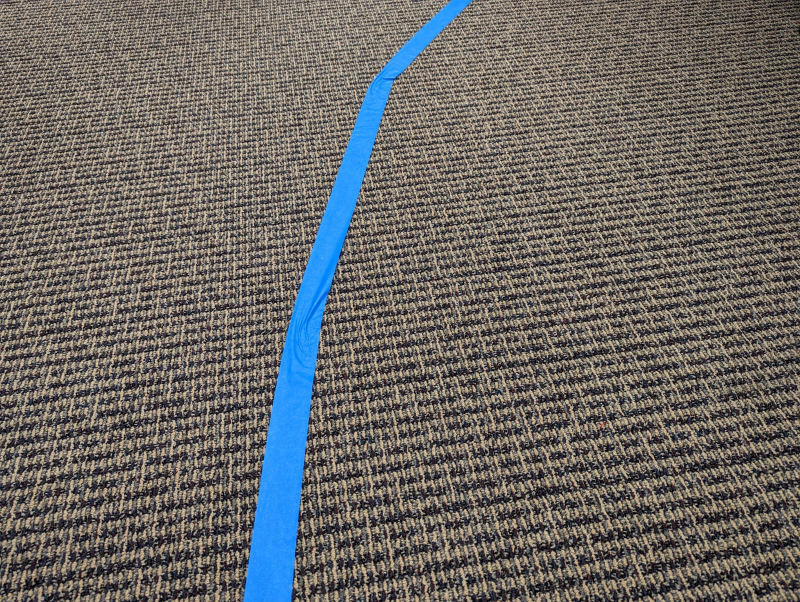
//> input picture LineFollower/line1.jpeg, 1600 x 1204 px (shown at 1/2 size)
$ ./main   (built with g++ and OpenCV 4)
//> lines starting //> are read from the running program, lines starting //| are printed output that depends on the picture; after the words box and inside, x2 and y2 are one past the last pixel; in counts of white or black regions, pixels touching at a corner belong together
#include <iostream>
#include <opencv2/opencv.hpp>
#include <vector>

#define KEY_ESC 27

using Pixel = cv::Vec<uchar, 3>; // G,B,R

uchar gray(Pixel p) {
    return 0.3*p[2] + 0.59*p[1] + 0.11*p[0];
}

void plotRow(cv::Mat &image, std::vector<uchar> row_colors, int y, float scale, cv::Scalar color) {
    std::vector<cv::Point> points;
    for (int x = 0; x < row_colors.size(); ++x)
        points.push_back( cv::Point(x, y - scale*row_colors[x]) );
    cv::polylines(image, points, false, color, 2);
}

int main(int argc, char** argv) {
    // Load image from command line arguments
    std::string filename;
    if (argc >= 2)
        filename = argv[argc-1];
    else
        filename = "../line1.jpeg";
    // Load image from file
    const cv::Mat image = cv::imread(filename);
//> image is the input picture: 1204 rows x 1600 cols, CV_8UC3; mean B, G, R 101, 104.3, 107.6
    if (image.empty()) {
        std::cout << "Image '" << filename << "' not found!" << std::endl;
        return -1;
    }
    // Check the if image type is compatible with CV_8UC3
    std::string type = cv::typeToString( image.type() );
//> type = "CV_8UC3"
    std::cout << type << std::endl
              << image.rows << "x" << image.cols
              << std::endl;
//| CV_8UC3
//| 1204x1600
    if (type != "CV_8UC3") {
        std::cout << "Ops, format '" << type << "' not supported!" << std::endl;
        return 1;
    }
    // Show image
    // cv::imshow("EML4840", image);
    // Create windows with trackbar
    cv::namedWindow("EML6805");
    // Trackers
    int track_row = 70;     // Percentage
    int track_scale = 40;   // Percentage
    int track_resize = 100;
    cv::createTrackbar("Row", "EML6805", &track_row, 100);
    cv::createTrackbar("Scale", "EML6805", &track_scale, 100);
    cv::createTrackbar("resize", "EML6805", &track_resize, 100);
    // Menu
    bool show_red = true;
    bool show_blue = true;
    bool show_green = true;
    bool show_gray = true;
    std::cout << "Press:" << std::endl
              << "s            : to save image" << std::endl
              << "r, g, b, or k: to show colors" << std::endl
              << "q or ESC     : to quit" << std::endl;
    // Create vectors to store the graphs
    std::vector<uchar> r, g, b, k;
    // Run until 'q' is pressed...
    bool running = true;
    while( running ) {
        // Clear colors
        r.clear();
        g.clear();
        b.clear();
        k.clear();
        // Update scale
        float scale = 0.01*track_scale;
        // Pixel scanine
        int y = 0.01*track_row*(image.rows-1);
//> y = 842
        for (int x = 0; x < image.cols; ++x ) {
            Pixel pixel = image.at<Pixel>( cv::Point(x, y) );
            r.push_back( pixel[2] );
            g.push_back( pixel[1] );
            b.push_back( pixel[0] );
            k.push_back( gray(pixel) );
        }
//> this loop made 1600 passes
//> pixel on passes 1 to 3: [132, 139, 136], [129, 134, 132], [104, 105, 103]
//> after the loop, r = 1600 values, max 240 at index 643, min 0 at index 135, mean 102.6; g = 1600 values, max 226 at index 643, min 0 at index 135, mean 100.4; b = 1600 values, max 255 at index 543, min 0 at index 269, mean 98.45; k = 1600 values, max 227 at index 643, min 0 at index 269, mean 100.4
        // clone image and keep the orginal for processing!
        cv::Mat canvas = image.clone();
        if (show_red)   plotRow(canvas, r, y, scale, cv::Scalar(0,0,255));
//> after the loop in plotRow, `for (int x = 0; x < row_colors.size(); ++x)`: points = 1600 Points (x, y), first 12: [0, 787], [1, 789], [2, 800], [3, 814], [4, 813], [5, 799], [6, 784], [7, 774], [8, 764], [9, 766], [10, 793], [11, 822]
        if (show_green) plotRow(canvas, g, y, scale, cv::Scalar(0,255,0));
        if (show_blue)  plotRow(canvas, b, y, scale, cv::Scalar(255,0,0));
        if (show_gray)  plotRow(canvas, k, y, scale, cv::Scalar(0,0,0));
//> call 4 of plotRow, with y = 842, scale = 0.4, color = Scalar(0)
//> after the loop in plotRow (call 4), `for (int x = 0; x < row_colors.size(); ++x)`: points = 1600 Points (x, y), first 12: [0, 787], [1, 789], [2, 800], [3, 814], [4, 813], [5, 800], [6, 786], [7, 778], [8, 768], [9, 770], [10, 797], [11, 824]
//> in plotRow (call 4), `cv::polylines(image, points, false, color, 2);`:
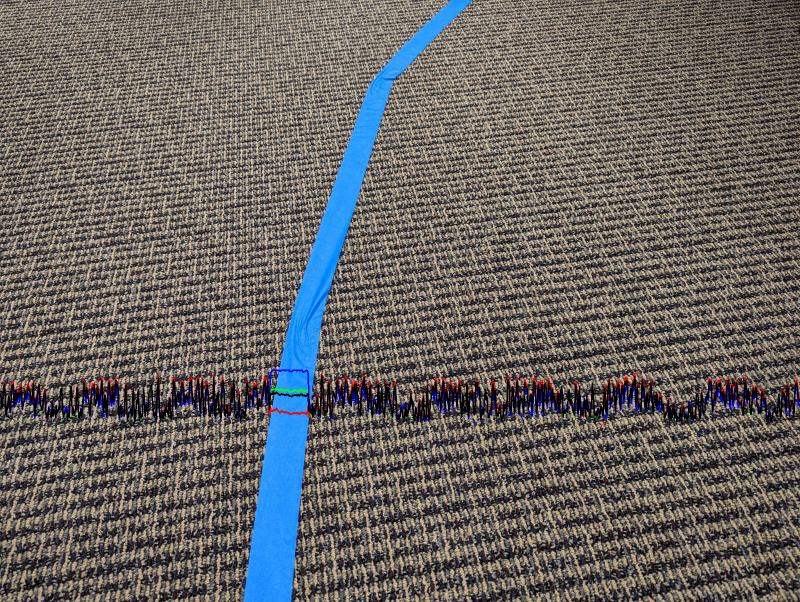
//> image: 1204 rows x 1600 cols, CV_8UC3 (shown at 1/2 size); mean B, G, R 99.2, 101.7, 105.5
        cv::line(canvas, cv::Point(0, y), cv::Point(image.cols, y), cv::Scalar(0,0,0), 2);
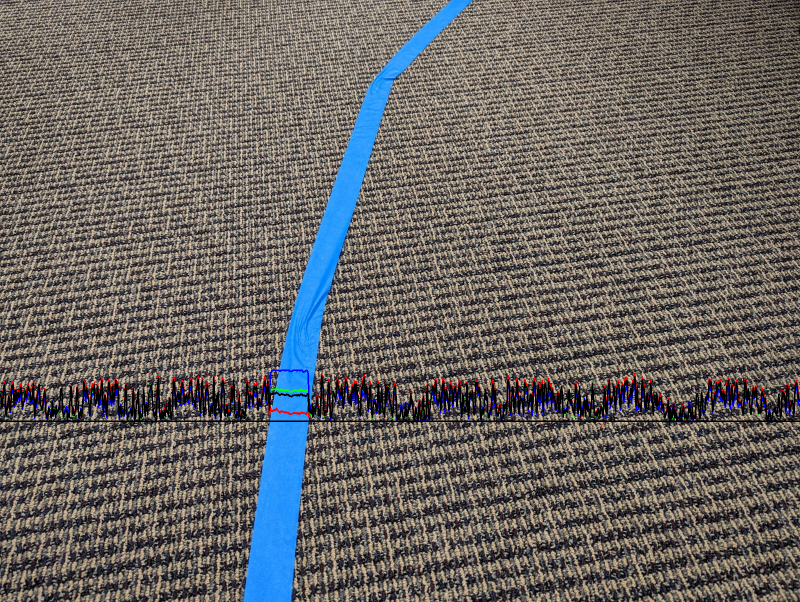
//> canvas: 1204 rows x 1600 cols, CV_8UC3 (shown at 1/2 size); 0.25% of pixels changed, all inside (x1, y1, x2, y2) = (0, 841, 1600, 844)
        // Menu
        int key = cv::waitKey(10);
//> the 'q' key is pressed
        switch(key) {
        case 's':
            cv::imwrite("../output.jpg", image);
            break;
        case 'q':
        case KEY_ESC:
            running = false;
            break;
        case 'r':
            show_red = !show_red;
            break;
        case 'g':
            show_green = !show_green;
            break;
        case 'b':
            show_blue = !show_blue;
            break;
        case 'k':
            show_gray = !show_gray;
            break;
        }
        // Show image
        cv::resize(canvas, canvas, cv::Size(), 0.01*track_resize, 0.01*track_resize);
        cv::imshow("EML6805", canvas);
    }
    // Close all windows
    cv::destroyAllWindows();
    return 0;
}

$ run again, with LineFollower/line0.jpeg copied over LineFollower/line1.jpeg
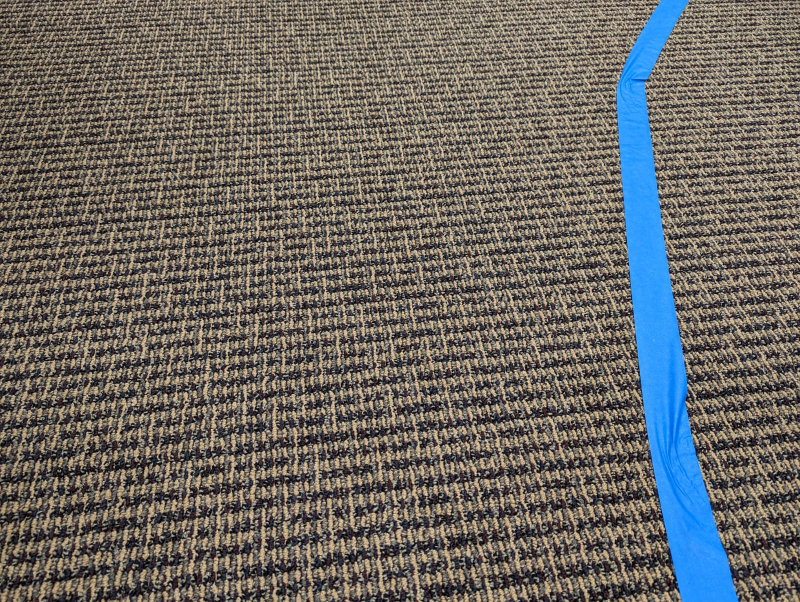
//> input picture LineFollower/line0.jpeg, 1600 x 1204 px (shown at 1/2 size)
//> image is the input picture: 1204 rows x 1600 cols, CV_8UC3; mean B, G, R 99.3, 104.4, 108.1
//| CV_8UC3
//| 1204x1600
//> the loop `for (int x = 0; x < image.cols; ++x )` made 1600 passes
//> pixel on passes 1 to 3: [101, 106, 115], [111, 118, 127], [128, 135, 144]
//> after the loop `for (int x = 0; x < image.cols; ++x )`: r = 1600 values, max 237 at index 486, min 0 at index 612, mean 96.38; g = 1600 values, max 218 at index 486, min 0 at index 71, mean 93.82; b = 1600 values, max 255 at index 1304, min 0 at index 77, mean 91.83; k = 1600 values, max 220 at index 486, min 0 at index 77, mean 93.93
//> after the loop in plotRow, `for (int x = 0; x < row_colors.size(); ++x)`: points = 1600 Points (x, y), first 12: [0, 796], [1, 791], [2, 784], [3, 788], [4, 803], [5, 817], [6, 822], [7, 824], [8, 832], [9, 825], [10, 812], [11, 795]
//> after the loop in plotRow (call 4), `for (int x = 0; x < row_colors.size(); ++x)`: points = 1600 Points (x, y), first 12: [0, 798], [1, 794], [2, 787], [3, 790], [4, 806], [5, 820], [6, 825], [7, 826], [8, 835], [9, 829], [10, 817], [11, 800]
//> in plotRow (call 4), `cv::polylines(image, points, false, color, 2);`:
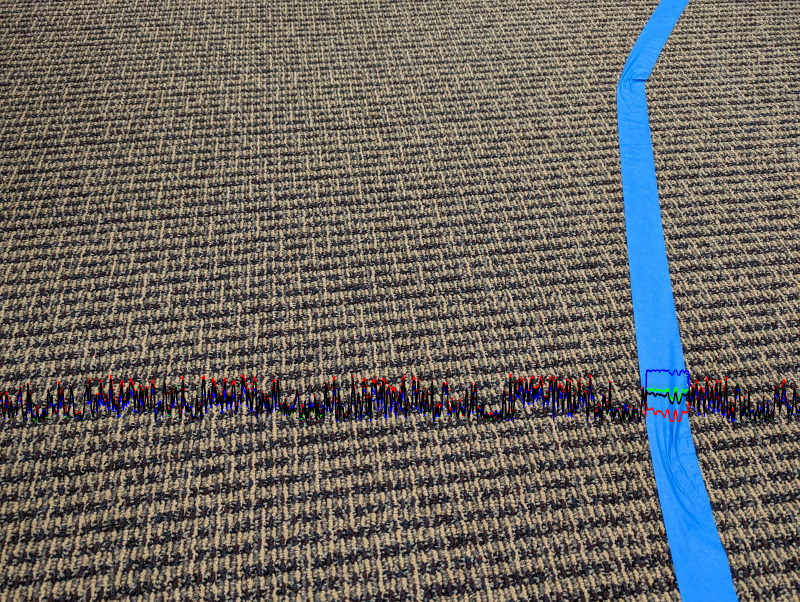
//> image: 1204 rows x 1600 cols, CV_8UC3 (shown at 1/2 size); mean B, G, R 97.8, 102, 106.2
//> `cv::line(canvas, cv::Point(0, y), cv::Point(image.cols, y), cv::Scalar..`:
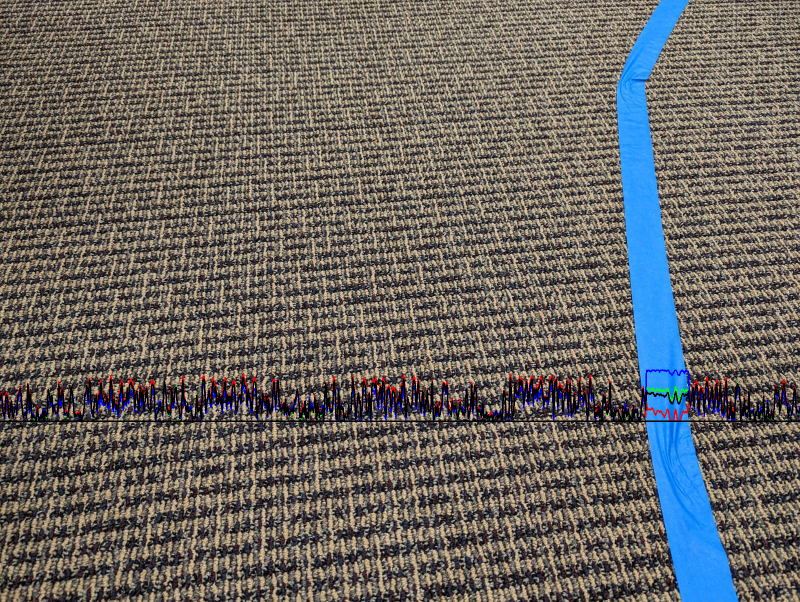
//> canvas: 1204 rows x 1600 cols, CV_8UC3 (shown at 1/2 size); 0.24% of pixels changed, all inside (x1, y1, x2, y2) = (0, 841, 1600, 844)

$ run again, with LineFollower/line2.jpeg copied over LineFollower/line1.jpeg
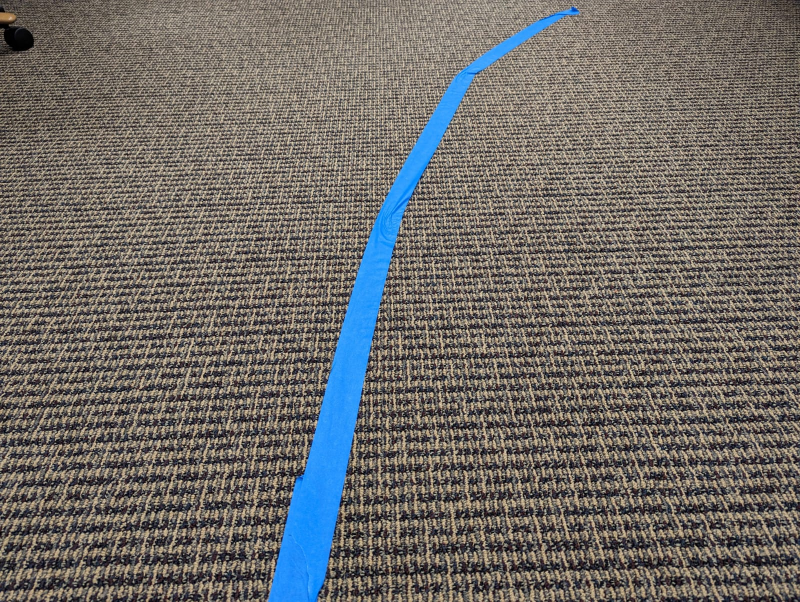
//> input picture LineFollower/line2.jpeg, 1600 x 1204 px (shown at 1/2 size)
//> image is the input picture: 1204 rows x 1600 cols, CV_8UC3; mean B, G, R 103, 107, 110.8
//| CV_8UC3
//| 1204x1600
//> the loop `for (int x = 0; x < image.cols; ++x )` made 1600 passes
//> pixel on passes 1 to 3: [34, 31, 40], [30, 28, 34], [28, 27, 36]
//> after the loop `for (int x = 0; x < image.cols; ++x )`: r = 1600 values, max 230 at index 741, min 0 at index 495, mean 92.19; g = 1600 values, max 212 at index 459, min 0 at index 7, mean 90.32; b = 1600 values, max 255 at index 637, min 0 at index 7, mean 89.9; k = 1600 values, max 213 at index 459, min 0 at index 7, mean 90.38
//> after the loop in plotRow, `for (int x = 0; x < row_colors.size(); ++x)`: points = 1600 Points (x, y), first 12: [0, 826], [1, 828], [2, 827], [3, 812], [4, 789], [5, 796], [6, 824], [7, 840], [8, 840], [9, 840], [10, 837], [11, 819]
//> after the loop in plotRow (call 4), `for (int x = 0; x < row_colors.size(); ++x)`: points = 1600 Points (x, y), first 12: [0, 828], [1, 830], [2, 830], [3, 813], [4, 791], [5, 798], [6, 825], [7, 842], [8, 841], [9, 842], [10, 838], [11, 821]
//> in plotRow (call 4), `cv::polylines(image, points, false, color, 2);`:
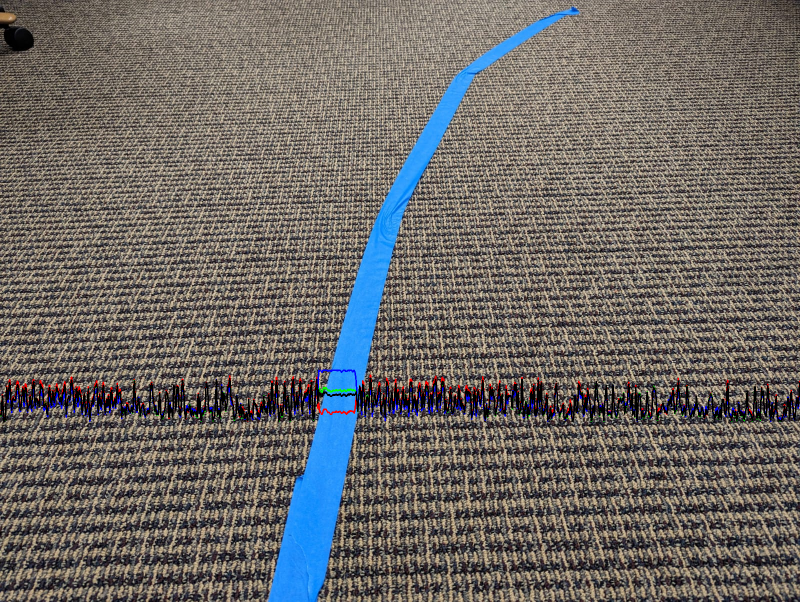
//> image: 1204 rows x 1600 cols, CV_8UC3 (shown at 1/2 size); mean B, G, R 101.3, 104.6, 108.7
//> `cv::line(canvas, cv::Point(0, y), cv::Point(image.cols, y), cv::Scalar..`:
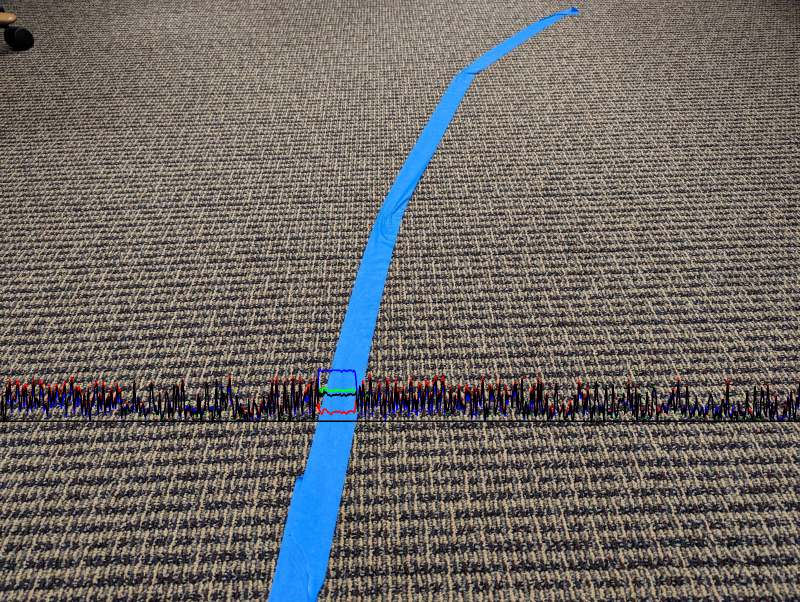
//> canvas: 1204 rows x 1600 cols, CV_8UC3 (shown at 1/2 size); 0.24% of pixels changed, all inside (x1, y1, x2, y2) = (0, 841, 1600, 844)

$ run again, with LineFollower/line3.jpeg copied over LineFollower/line1.jpeg
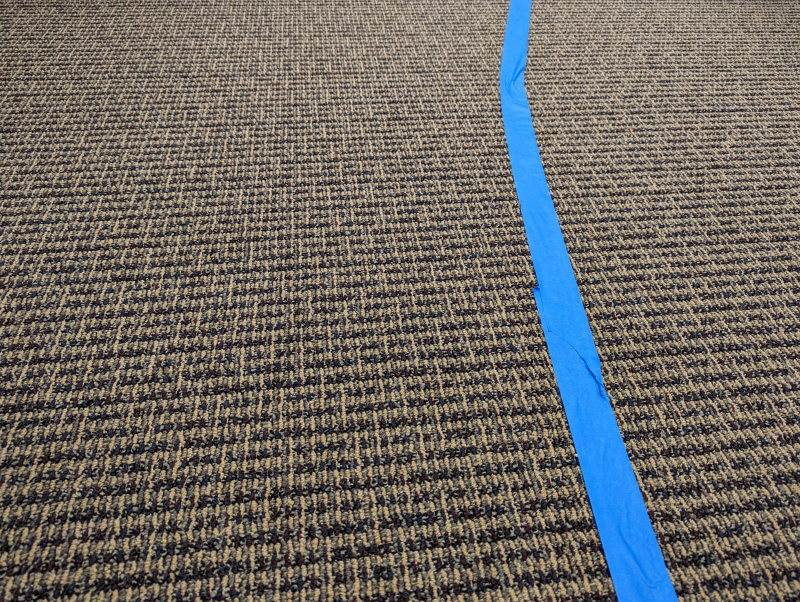
//> input picture LineFollower/line3.jpeg, 1600 x 1204 px (shown at 1/2 size)
//> image is the input picture: 1204 rows x 1600 cols, CV_8UC3; mean B, G, R 100, 105, 108.7
//| CV_8UC3
//| 1204x1600
//> the loop `for (int x = 0; x < image.cols; ++x )` made 1600 passes
//> pixel on passes 1 to 3: [53, 43, 36], [68, 60, 53], [64, 57, 54]
//> after the loop `for (int x = 0; x < image.cols; ++x )`: r = 1600 values, max 242 at index 1368, min 0 at index 484, mean 95.12; g = 1600 values, max 221 at index 1368, min 0 at index 59, mean 92.61; b = 1600 values, max 255 at index 1140, min 0 at index 97, mean 88.91; k = 1600 values, max 224 at index 1368, min 0 at index 59, mean 92.49
//> after the loop in plotRow, `for (int x = 0; x < row_colors.size(); ++x)`: points = 1600 Points (x, y), first 12: [0, 827], [1, 820], [2, 820], [3, 825], [4, 829], [5, 829], [6, 818], [7, 802], [8, 794], [9, 804], [10, 816], [11, 823]
//> after the loop in plotRow (call 4), `for (int x = 0; x < row_colors.size(); ++x)`: points = 1600 Points (x, y), first 12: [0, 825], [1, 818], [2, 819], [3, 826], [4, 830], [5, 831], [6, 821], [7, 805], [8, 798], [9, 807], [10, 819], [11, 826]
//> in plotRow (call 4), `cv::polylines(image, points, false, color, 2);`:
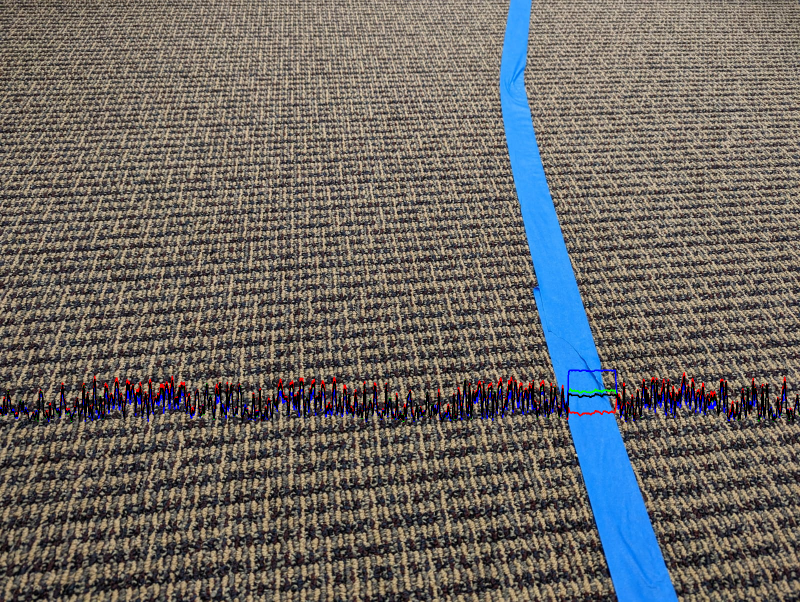
//> image: 1204 rows x 1600 cols, CV_8UC3 (shown at 1/2 size); mean B, G, R 98.8, 102.7, 107
//> `cv::line(canvas, cv::Point(0, y), cv::Point(image.cols, y), cv::Scalar..`:
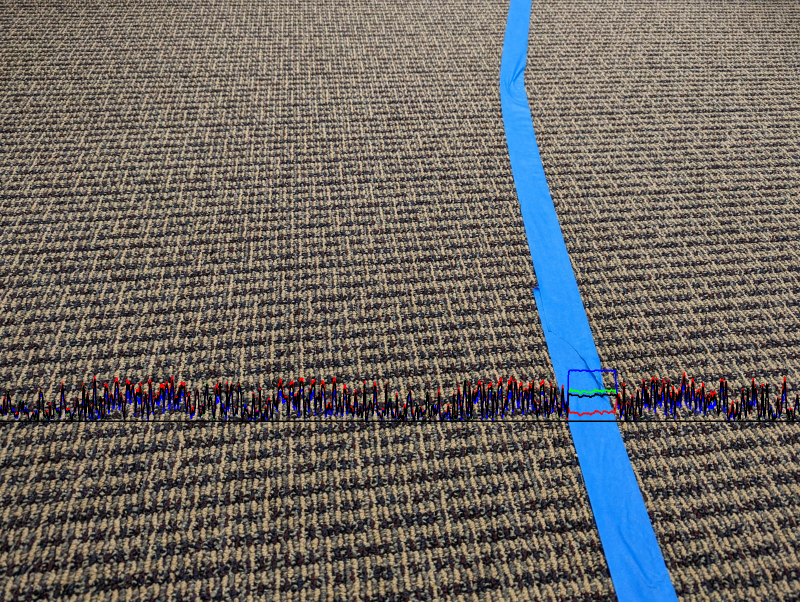
//> canvas: 1204 rows x 1600 cols, CV_8UC3 (shown at 1/2 size); 0.25% of pixels changed, all inside (x1, y1, x2, y2) = (0, 841, 1600, 844)
